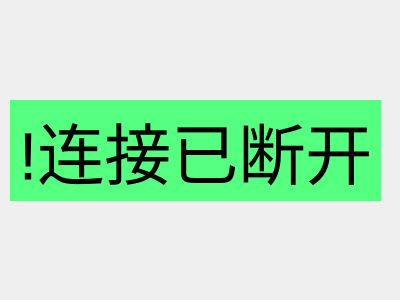
<?xml version="1.0" encoding="UTF-8"?>
<ui version="4.0">
 <class>CMessageBox</class>
 <widget class="QWidget" name="CMessageBox">
  <property name="geometry">
   <rect>
    <x>0</x>
    <y>0</y>
    <width>400</width>
    <height>300</height>
   </rect>
  </property>
  <property name="windowTitle">
   <string>Form</string>
  </property>
  <widget class="QLabel" name="label">
   <property name="geometry">
    <rect>
     <x>10</x>
     <y>100</y>
     <width>371</width>
     <height>101</height>
    </rect>
   </property>
   <property name="font">
    <font>
     <pointsize>50</pointsize>
    </font>
   </property>
   <property name="styleSheet">
    <string notr="true">background-color: rgb(85, 255, 127);</string>
   </property>
   <property name="text">
    <string>!连接已断开</string>
   </property>
   <property name="alignment">
    <set>Qt::AlignCenter</set>
   </property>
  </widget>
 </widget>
 <resources/>
 <connections/>
</ui>
